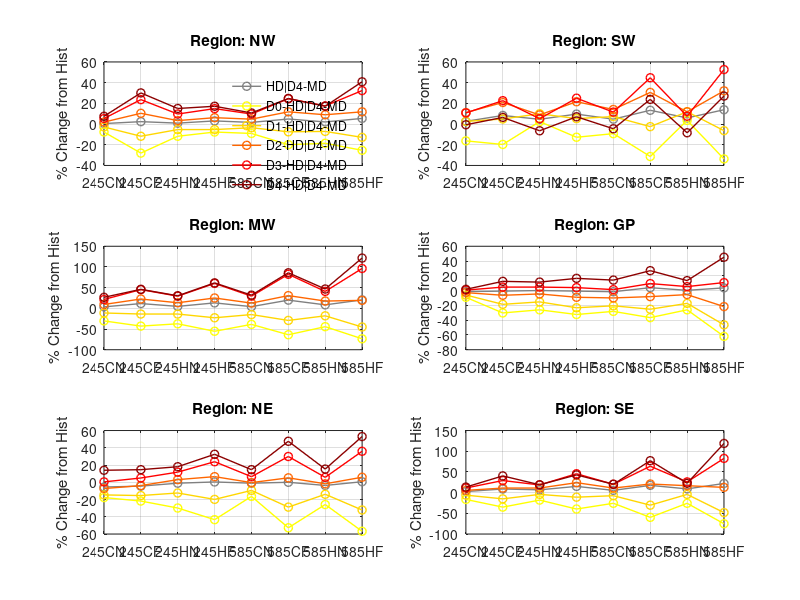

The MATLAB source for this figure: (Note: this script raises an error after producing the figure.)
% Define data as 3D array: [region, probability, scenario]
% Regions: NW, SW, MW, GP, NE, SE
% Probabilities: AD|D0-MD, D0-AD|D0-MD, ..., D4-AD|D0-MD
% Scenarios: Hist, 245CN, 245CF, 245HN, 245HF, 585CN, 585CF, 585HN, 585HF

data = zeros(6, 6, 9);

% Data matrix: data(region, probability_type, scenario)

% Region 1: NW
data(1,1,:) = [0.70165, 0.705, 0.718, 0.708, 0.723, 0.713, 0.736, 0.716, 0.74];     % HD|D4-MD
data(1,2,:) = [0.07368, 0.068, 0.053, 0.065, 0.068, 0.067, 0.059, 0.06, 0.055];      % D0-HD|D4-MD
data(1,3,:) = [0.27883, 0.271, 0.246, 0.264, 0.264, 0.269, 0.258, 0.259, 0.243];     % D1-HD|D4-MD
data(1,4,:) = [0.14129, 0.144, 0.156, 0.146, 0.15, 0.148, 0.158, 0.154, 0.158];      % D2-HD|D4-MD
data(1,5,:) = [0.11485, 0.121, 0.142, 0.126, 0.132, 0.126, 0.143, 0.135, 0.152];     % D3-HD|D4-MD
data(1,6,:) = [0.093, 0.1, 0.121, 0.107, 0.109, 0.103, 0.116, 0.109, 0.131];         % D4-HD|D4-MD

% Region 2: SW
data(2,1,:) = [0.75801, 0.778, 0.821, 0.793, 0.831, 0.794, 0.859, 0.803, 0.863];
data(2,2,:) = [0.08595, 0.072, 0.069, 0.088, 0.075, 0.078, 0.059, 0.089, 0.057];
data(2,3,:) = [0.25739, 0.264, 0.27, 0.283, 0.271, 0.276, 0.251, 0.288, 0.241];
data(2,4,:) = [0.13322, 0.148, 0.161, 0.145, 0.162, 0.152, 0.174, 0.149, 0.176];
data(2,5,:) = [0.12641, 0.14, 0.155, 0.133, 0.158, 0.141, 0.183, 0.136, 0.193];
data(2,6,:) = [0.15504, 0.154, 0.165, 0.145, 0.166, 0.148, 0.192, 0.142, 0.197];

% Region 3: MW
data(3,1,:) = [0.67513, 0.699, 0.753, 0.707, 0.764, 0.703, 0.809, 0.732, 0.813];
data(3,2,:) = [0.07182, 0.05, 0.041, 0.045, 0.032, 0.044, 0.026, 0.04, 0.019];
data(3,3,:) = [0.2331, 0.207, 0.201, 0.201, 0.18, 0.198, 0.165, 0.191, 0.128];
data(3,4,:) = [0.1216, 0.133, 0.149, 0.138, 0.152, 0.137, 0.159, 0.143, 0.145];
data(3,5,:) = [0.11359, 0.138, 0.165, 0.147, 0.182, 0.147, 0.207, 0.16, 0.223];
data(3,6,:) = [0.13501, 0.171, 0.197, 0.176, 0.218, 0.178, 0.251, 0.198, 0.299];

% Region 4: GP
data(4,1,:) = [0.75328, 0.743, 0.748, 0.754, 0.748, 0.742, 0.783, 0.756, 0.781];
data(4,2,:) = [0.0473, 0.043, 0.033, 0.035, 0.032, 0.034, 0.03, 0.035, 0.018];
data(4,3,:) = [0.15107, 0.142, 0.123, 0.128, 0.116, 0.12, 0.113, 0.125, 0.081];
data(4,4,:) = [0.11103, 0.108, 0.104, 0.106, 0.101, 0.1, 0.102, 0.105, 0.087];
data(4,5,:) = [0.14703, 0.148, 0.154, 0.154, 0.153, 0.149, 0.161, 0.155, 0.163];
data(4,6,:) = [0.29685, 0.302, 0.334, 0.331, 0.346, 0.339, 0.377, 0.337, 0.431];

% Region 5: NE
data(5,1,:) = [0.76524, 0.723, 0.731, 0.757, 0.768, 0.757, 0.765, 0.737, 0.77];
data(5,2,:) = [0.07415, 0.061, 0.058, 0.052, 0.042, 0.062, 0.035, 0.055, 0.032];
data(5,3,:) = [0.26836, 0.229, 0.227, 0.235, 0.215, 0.243, 0.191, 0.231, 0.182];
data(5,4,:) = [0.14457, 0.134, 0.139, 0.149, 0.154, 0.144, 0.152, 0.142, 0.153];
data(5,5,:) = [0.13243, 0.133, 0.139, 0.148, 0.164, 0.141, 0.172, 0.14, 0.18];
data(5,6,:) = [0.14573, 0.166, 0.167, 0.172, 0.193, 0.167, 0.215, 0.168, 0.223];

% Region 6: SE
data(6,1,:) = [0.69532, 0.713, 0.756, 0.742, 0.8, 0.733, 0.817, 0.758, 0.849];
data(6,2,:) = [0.06467, 0.054, 0.042, 0.053, 0.039, 0.048, 0.026, 0.048, 0.016];
data(6,3,:) = [0.22258, 0.209, 0.189, 0.213, 0.198, 0.206, 0.155, 0.213, 0.115];
data(6,4,:) = [0.12338, 0.13, 0.137, 0.137, 0.153, 0.137, 0.149, 0.144, 0.139];
data(6,5,:) = [0.12153, 0.135, 0.157, 0.144, 0.177, 0.146, 0.199, 0.153, 0.222];
data(6,6,:) = [0.16316, 0.185, 0.229, 0.194, 0.233, 0.196, 0.289, 0.2, 0.357];




% Calculate percent change relative to Hist (dimension 3 index = 1)
hist_vals = data(:,:,1);
pct_change = 100 * (data - hist_vals) ./ hist_vals;

region_labels = {'NW','SW','MW','GP','NE','SE'};
prob_labels = {'HD|D4-MD','D0-HD|D4-MD','D1-HD|D4-MD','D2-HD|D4-MD','D3-HD|D4-MD','D4-HD|D4-MD'};
scenario_labels = {'245CN','245CF','245HN','245HF','585CN','585CF','585HN','585HF'};

% Define custom colors
% Colors based on U.S. Drought Monitor standards
custom_colors = [
    [0.5, 0.5, 0.5];     % AD|D0-MD - gray
    [1.0, 1.0, 0.0];     % D0 - yellow
    [1.0, 0.84, 0.0];    % D1 - gold (more distinct than light orange)
    [1.0, 0.4, 0.0];     % D2 - darker orange
    [1.0, 0.0, 0.0];     % D3 - red
    [0.55, 0.0, 0.0];    % D4 - dark red
];
figure;
for r = 1:6
    subplot(3,2,r);
    hold on;
%     yline(0, 'k-', 'LineWidth', 1, 'HandleVisibility', 'off'); % horizontal zero line
    for p = 1:6
        plot(1:8, squeeze(pct_change(r,p,2:end)), '-o', ...
             'Color', custom_colors(p,:), ...
             'DisplayName', prob_labels{p}, ...
             'LineWidth', 1);
    end
    xticks(1:8);
    xticklabels(scenario_labels);
    xtickangle(45);
    ylabel('% Change from Hist');
    title(['Region: ', region_labels{r}]);
    if r == 1
        legend('Location','best'); legend boxoff
    end
    grid on;
    hold off; box on;
%     ylim([-50, 200])
end

%% output the plot

fig = gcf;
fig.PaperUnits = 'inches';

% fig.PaperPosition = [0 0 17.7 8];
fig.PaperPosition = [0 0 10 12];
print('ScreenSizeFigure', '-dpng', '-r300')
